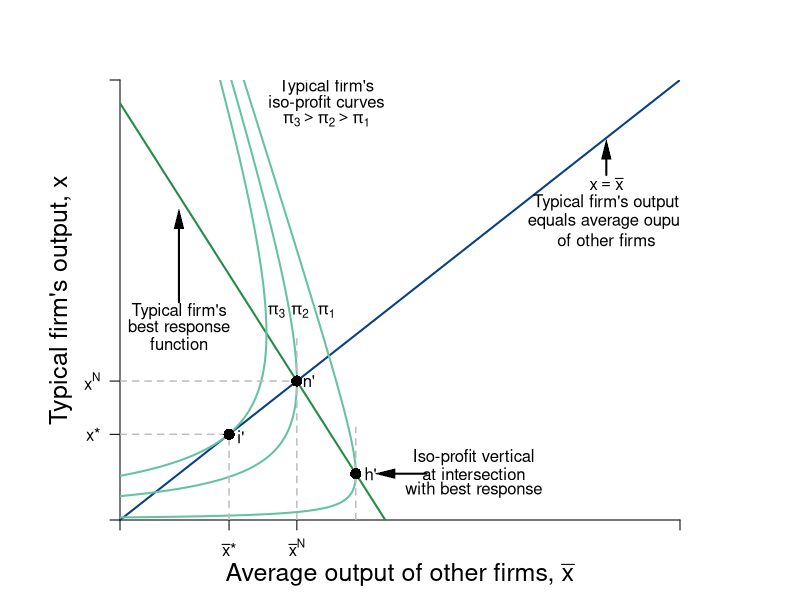

Source code (R):
require(shape)
pdf(file = "competitionmarkets/competition_average.pdf", width = 9, height = 7)

#Set parameters for graphics
axislabelsize <- 1.5
graphlinewidth <- 2
segmentlinewidth <- 1.5

COL <- c("#7fc97f", "#beaed4", "#fdc086", "#ffff99", "#386cb0", "#f0027f", "#bf5b17", "#666666")
COLA <- c("#99d8c9","#66c2a4","#41ae76", "#238b45", "#005824")
COLB <- c("#4eb3d3", "#2b8cbe", "#0868ac","#084081")

par(mar =  c(4, 6, 4, 6))

piA <- function(xbar, x, s = 0.5, pmax = 20, c1 = 2, n = 5) {
  (pmax - s*(n - 1)*xbar)*x - s*(x)^2 - c1*x
}

brfA <- function(xbar, s = 0.5, pmax = 20, c1 = 2, n = 5) {
  (pmax - c1)/(2*s) - ((n-1)/(2))*xbar
}

Equal45 <- function(xbar, slope = 1){
  slope*xbar
}

xANEcomp <- function(pbar, c1 = 2, n = 8, beta = 0.5){
  (1/(n+1))*(pbar - c1)/beta
}


xlims <- c(0, 19)
ylims <- c(0, 19)

npts <- 501 
x <- seq(xlims[1], xlims[2], length.out = npts)
y <- seq(ylims[1], ylims[2], length.out = npts) 
a <- c(2, 18, 32.5)
b <- c(60, 72, 81)


plot(0, 0, xlim = xlims, ylim = ylims, type = "n",
     xlab = expression(paste("")),
     ylab = expression(paste("")), 
     xaxt = "n", 
     yaxt = "n", 
     cex.lab = axislabelsize, 
     bty = "n",
     xaxs="i", 
     yaxs="i")

# ticksy <- seq(from = 0, to = ylims[2], by = 2)
# ylabels <- seq(from = 0, to = ylims[2], by = 2)
# ticksx <- seq(from = 0, to = xlims[2], by = 2)
# xlabels <- seq(from = 0, to = xlims[2], by = 2)
ticksy <- c(0, 3.7, 6, ylims[2])
ylabels <- c(NA, expression(paste(x,"*")), expression(paste(x^N)), NA)
ticksx <- c(0, 3.7, 6, xlims[2])
xlabels <- c(NA, expression(paste(bar(x),"*")), expression(paste(bar(x)^{N})), NA)


axis(1, at = ticksx, pos = 0, labels = xlabels)
axis(2, at = ticksy, pos = 0, labels = ylabels, las = 1)

npts <- 500 
xx1 <- seq(xlims[1], xlims[2], length.out = npts)

lines(xx1, brfA(xx1, s = 0.5, pmax = 20, c1 = 2, n = 5), col = COLA[4], lwd = graphlinewidth)
lines(xx1, Equal45(xx1, slope = 1), col = COLB[4], lwd = graphlinewidth)

contour(x, y,
        outer(x, y, piA),
        #labels = c("v1", "v2", "v3"),
        drawlabels = FALSE,
        col = COLA[2],
        #xlab = expression(paste("A's Apples, ", x)),
        #ylab = expression(paste("A's Oranges, ", y)),
        #cex.lab = axislabelsize,
        lwd = graphlinewidth,
        levels = a,
        xaxs="i",
        yaxs="i",
        add = TRUE)

mtext(expression(paste("Average output of other firms, ", bar(x))), side=1, line = 2.5, cex = axislabelsize)
text(-2, 0.5*ylims[2], expression(paste("Typical firm's output, ", x)), xpd = TRUE, cex = axislabelsize, srt = 90) 




segments(0, 6, 6, 6, lty = 2, col = "gray" , lwd = segmentlinewidth)
segments(6, 0, 6, 8, lty = 2, col = "gray" , lwd = segmentlinewidth)
points(6, 6, pch = 16, col = "black", cex = 1.5)
text(6.4, 6, expression(paste(n,"'")))
segments(0, 3.7, 3.7, 3.7, lty = 2, col = "gray" , lwd = segmentlinewidth)
segments(3.7, 0, 3.7, 3.7, lty = 2, col = "gray" , lwd = segmentlinewidth)
points(3.7, 3.7, pch = 16, col = "black", cex = 1.5)
text(4.1, 3.6, expression(paste(i,"'")))
#segments(0, 4, 7, 4, lty = 2, col = "gray" , lwd = segmentlinewidth)
segments(8, brfA(xbar = 8) - 2, 8, brfA(xbar = 8) + 2, lty = 2, col = "gray" , lwd = segmentlinewidth)
points(8, brfA(xbar = 8), pch = 16, col = "black", cex = 1.5)
text(8.5, brfA(xbar = 8), expression(paste(h,"'")))


text(12, brfA(xbar = 8) + 0.7, expression(paste("Iso-profit vertical")))
text(12, brfA(xbar = 8), expression(paste("at intersection")))
text(12, brfA(xbar = 8) - 0.7, expression(paste("with best response")))
Arrows(10.4, brfA(xbar = 8), 9, brfA(xbar = 8), col = "black", lty = 1, lwd = 2, arr.type = "triangle", arr.lwd = 0.5)

Arrows(16.5, 14.9, 16.5, 16, col = "black", lty = 1, lwd = 2, arr.type = "triangle", arr.lwd = 0.5)
text(16.5, 14.5, expression(paste(x == bar(x))))
text(16.5, 13.7, expression(paste("Typical firm's output")))
text(16.5, 12.9, expression(paste("equals average ouput")))
text(16.5, 12.1, expression(paste("of other firms")))

text(2, 9, expression(paste("Typical firm's")))
text(2, 8.3, expression(paste("best response")))
text(2, 7.6, expression(paste("function")))
Arrows(2, 9.4, 2, 13, col = "black", lty = 1, lwd = 2, arr.type = "triangle", arr.lwd = 0.5)


#Label the iso-welfare functions for the HG, Aisha
text(7, 9, expression(pi[1]))
text(6.1, 9, expression(pi[2]))
text(5.3, 9, expression(pi[3]))
text(7, 18.7, expression("Typical firm's"))
text(7, 18, expression("iso-profit curves"))
text(7, 17.3, expression(paste(pi[3] > pi[2], phantom() > pi[1])))
#text(6.6, 8.3, expression(u[4]^A))


#Label the indifference curves for the HG, Betty
# text(8.9, 19, expression(pi[1]^B))
# text(7.9, 19, expression(pi[2]^B))
# text(7, 19, expression(pi[3]^B))
#text(3.4, 6.9, expression(v[4]^B))

# #Label Nash Equilibrium 
# segments(0, 12, 12, 12, lty = 2, col = "gray" , lwd = segmentlinewidth)
# segments(12, 0, 12, 12, lty = 2, col = "gray" , lwd = segmentlinewidth)
# points(12, 12, pch = 16, col = "black", cex = 1.5)
# text(14, 12.4, expression(paste("Nash Equilibrium")))
# text(11.5, 11.5, expression(paste("n")))


# #Annotate Pareto Efficient Curve and relevant points
# segments(8, 6, 6, 8, lty = 1, col = COL[2] , lwd = graphlinewidth)
# points(6, 8, pch = 16, col = "black", cex = 1.5)
# text(6, 8.5, expression(paste("g")))
# 
# points(8, 6, pch = 16, col = "black", cex = 1.5)
# text(7, 7.5, expression(paste("i")))
# 
# points(7, 7, pch = 16, col = "black", cex = 1.5)
# text(8, 6.5, expression(paste("f")))

#points(5.84, 8.77, pch = 16, col = "black", cex = 1.5)

#B's brf
text(7, 30, expression(paste("A's best response")))
text(7, 29, expression(paste("function")))
Arrows(7, 28.2, 7, 23.5, col = "black", lty = 1, lwd = 2, arr.type = "triangle", arr.lwd = 0.5)


dev.off()
